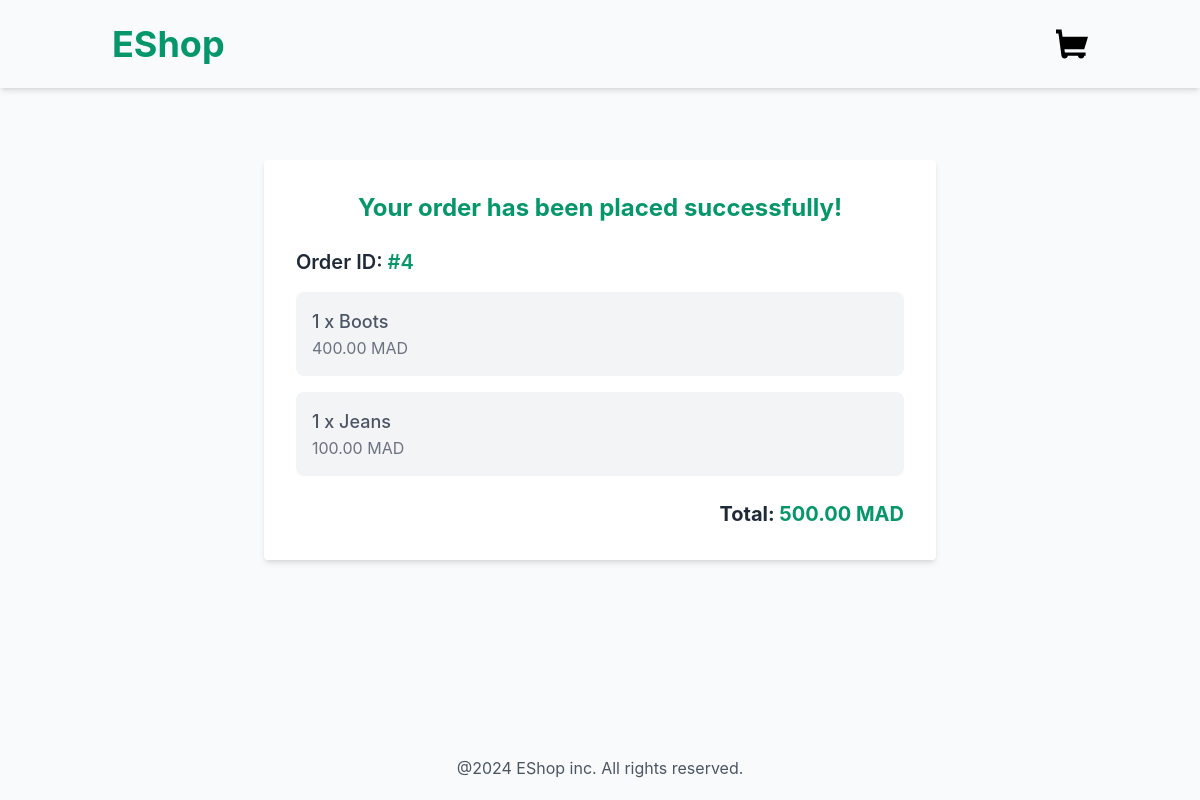
/orders/confirmation/4/, run on the app's committed database.
### orders/models.py (models this page shows)
class Order(models.Model):
    full_name = models.CharField(max_length=250)
    email= models.EmailField()
    address = models.CharField(max_length=250)
    created_at = models.DateTimeField(auto_now_add=True)
    updated_at = models.DateTimeField(auto_now=True)
    paid = models.BooleanField(default=False)
    def get_total_cost(self):
        return sum(item.get_cost() for item in self.items.all())

class OrderItem(models.Model):
    order = models.ForeignKey(Order, related_name='items', on_delete=models.CASCADE)
    product = models.ForeignKey(product,related_name='order_item', on_delete=models.CASCADE)
    price = models.DecimalField(max_digits=10, decimal_places=2)
    quantity = models.PositiveIntegerField(default=1)
    def get_cost(self):
        return self.price * self.quantity

### product/models.py (models this page shows, shortened)
class product(models.Model):
    category = models.ForeignKey(Category,related_name='product', on_delete=models.CASCADE)
    name = models.CharField(max_length=250)
    slug = models.SlugField(max_length=250)
    description = models.TextField(blank=True)
    price = models.DecimalField(max_digits=10, decimal_places=2)
    available = models.BooleanField(default=True)
    created = models.DateTimeField(auto_now_add = True)
    updated = models.DateTimeField(auto_now = True)
    image = models.ImageField(upload_to='product',blank=True, null=True)

### orders/views.py (the view)
# urls.py: path("confirmation/<int:order_id>/",order_confirmation,name='order_confirmation')
def order_confirmation(request, order_id):
    order = get_object_or_404(Order,id = order_id)
    return render(request, "orders/order_confirmation.html", {"order":order})

### orders/templates/orders/order_confirmation.html (shortened to what this page needs)
{% extends "base.html" %}
{% block content %}
<div class="max-w-2xl mx-auto mt-10 p-8 bg-white shadow-md rounded">
    <h2 class="text-2xl font-bold text-center mb-6 text-emerald-600">Your order has been placed successfully!</h2>
    <h3 class="text-xl font-semibold mb-4 text-gray-800">Order ID: <span class="text-emerald-600">#{{ order.id }}</span></h3>
    <ul class="mb-6 space-y-4">
        {% for item in order.items.all %}
        <li class="flex justify-between items-center p-4 bg-gray-100 rounded-lg">
            <div>
                <strong class="text-lg font-medium">{{ item.quantity }} x {{ item.product.name }}</strong>
                <br>
                <span class="text-gray-500">{{ item.price }} MAD</span>
            </div>
        </li>
        {% endfor %}
    </ul>
    <p class="text-xl font-bold text-right text-gray-800">Total: <span class="text-emerald-600">{{ order.get_total_cost }} MAD</span></p>
</div>
{% endblock %}

### data on the page
Order: id "4", get_total_cost "500.00"
OrderItem: quantity "1", product.name "Boots", price "400.00"
OrderItem: quantity "1", product.name "Jeans", price "100.00"
